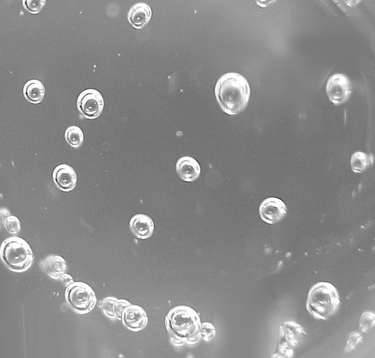
%> input picture Images/images/bubbles.tif, 375 x 358 px, shrunk from 714 x 682 before the run
$ octave ex2.m   (GNU Octave 9; MATLAB toolbox functions it lacks are replaced by stand-ins)
%> lines starting %> are read from the running program, lines starting %| are printed output that depends on the picture
### week5/IPtexturemeasures.m
function stats = IPtexturemeasures(image, L)
    if nargin < 2
        L = 256;
    end
    % The variable that denotes intensity
    zs = 0:L - 1;

    % Construct the histogram of the image
    hist = zeros(1, L);
    [M, N] = size(image);
    for i=1:M
        for j=1:N
            hist(image(i, j) + 1) = hist(image(i, j) + 1) + 1;
        end
    end

    % Normalize the histogram
    hist = hist / sum(hist(:));

    % Calculate the mean (see Eq. 11.3-5)
    mean = dot(zs, hist);

    % Calculate the 2nd-4th moments
    variance = mu(zs, hist, mean, 2);
    skewness = mu(zs, hist, mean, 3);
    flatness = mu(zs, hist, mean, 4);

    stddev = sqrt(variance);

    % Normalize the 2nd and 3rd moments
    variance = variance / (L - 1)^2;
    skewness = skewness / (L - 1)^2;

    % Measure for relative smoothness (see Eq. 11.3-6)
    R = 1 - (1 / (1 + variance));

    % Various other measures
    uniformity = dot(hist, hist);
    entropy = -dot(hist(hist > 0), log2(hist(hist > 0)));

    % Build the stats object
    stats = {};
    stats.mean = mean;
    stats.stddev = stddev;
    stats.variance = variance;
    stats.skewness = skewness;
    stats.flatness = flatness;
    stats.R = R;
    stats.uniformity = uniformity;
    stats.entropy = entropy;
end

### week5/mu.m
function mu_n = mu(zs, hist, m, n)
    mu_n = dot((zs - m).^n, hist);
end

### week5/ex2.m
bubbles = imread('../Images/images/bubbles.tif');
%> bubbles is the input picture: size 358x375 uint8; min 12, max 255, mean 138.6
cktboard = imread('../Images/images/cktboard.tif');
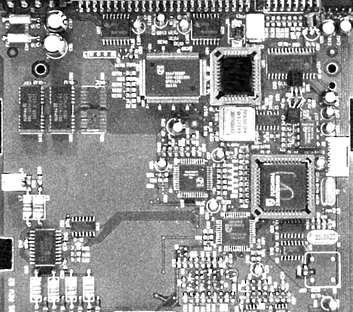
%> input picture Images/images/cktboard.tif, 353 x 312 px, shrunk from 671 x 594 before the run
%> cktboard is the input picture: size 312x353 uint8; min 0, max 255, mean 145.8
cereal = imread('../Images/images/cereal.tif');
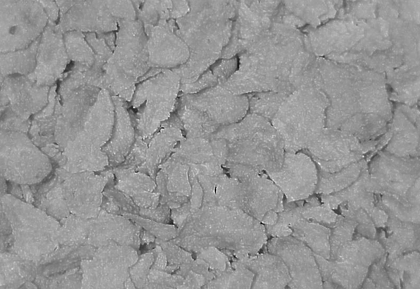
%> input picture Images/images/cereal.tif, 420 x 289 px, shrunk from 799 x 549 before the run
%> cereal is the input picture: size 289x420 uint8; min 2, max 249, mean 148.9

% Extract lower right segment
bubbles = bubbles(end - 100:end, end-100:end);
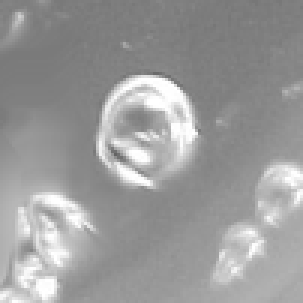
%> bubbles: size 101x101 uint8 (shown 3 times larger); min 99, max 255, mean 155
cktboard = cktboard(end - 100:end, end-100:end);
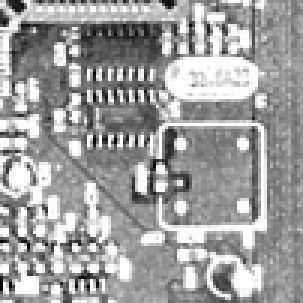
%> cktboard: size 101x101 uint8 (shown 3 times larger); min 0, max 255, mean 158.9
cereal = cereal(end - 100:end, end-100:end);
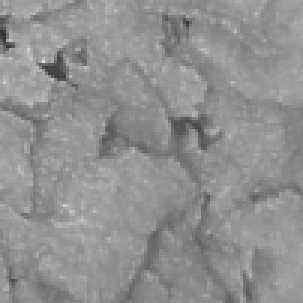
%> cereal: size 101x101 uint8 (shown 3 times larger); min 51, max 228, mean 144.3

bubbles_stats = IPtexturemeasures(bubbles)
%> after the loop in IPtexturemeasures, `for i=1:M`: hist = 256 values, max 419 at index 128, min 0 at index 1, mean 39.85
%> in IPtexturemeasures, `hist = hist / sum(hist(:));`: hist = 256 values, max 0.0411 at index 128, min 0 at index 1, mean 0.00391
%> in IPtexturemeasures, `mean = dot(zs, hist);`: mean = 155
%> in mu, `mu_n = dot((zs - m).^n, hist);`: mu_n = 1065.5
%> in IPtexturemeasures, `skewness = mu(zs, hist, mean, 3);`: skewness = 47509.6
%> in IPtexturemeasures, `flatness = mu(zs, hist, mean, 4);`: flatness = 4736534.5
%> in IPtexturemeasures, `stddev = sqrt(variance);`: stddev = 32.64
%> in IPtexturemeasures, `variance = variance / (L - 1)^2;`: variance = 0.0164
%> in IPtexturemeasures, `skewness = skewness / (L - 1)^2;`: skewness = 0.731
%> in IPtexturemeasures, `R = 1 - (1 / (1 + variance));`: R = 0.0161
%> in IPtexturemeasures, `uniformity = dot(hist, hist);`: uniformity = 0.0165
%> in IPtexturemeasures, `entropy = -dot(hist(hist > 0), log2(hist(hist > 0)));`: entropy = 6.39
%> in IPtexturemeasures, `stats.mean = mean;`: stats.mean = 155
%> in IPtexturemeasures, `stats.stddev = stddev;`: stats.stddev = 32.64
%> in IPtexturemeasures, `stats.variance = variance;`: stats.variance = 0.0164
%> in IPtexturemeasures, `stats.skewness = skewness;`: stats.skewness = 0.731
%> in IPtexturemeasures, `stats.flatness = flatness;`: stats.flatness = 4736534.5
%> in IPtexturemeasures, `stats.R = R;`: stats.R = 0.0161
%> in IPtexturemeasures, `stats.uniformity = uniformity;`: stats.uniformity = 0.0165
%> in IPtexturemeasures, `stats.entropy = entropy;`: stats.entropy = 6.39
%> bubbles_stats = {mean 155, stddev 32.64, variance 0.0164, skewness 0.731, flatness 4736534.5, R 0.0161}
cktboard_stats = IPtexturemeasures(cktboard)
%> cktboard_stats = {mean 158.8, stddev 57.12, variance 0.0502, skewness 0.458, flatness 25468261.5, R 0.0478}
cereal_stats = IPtexturemeasures(cereal)
%> cereal_stats = {mean 144.3, stddev 15.9, variance 0.00389, skewness -0.0667, flatness 382326.1, R 0.00387}

figure;
subplot(1, 3, 1);
imshow(bubbles);
title('Bubbles');
subplot(1, 3, 2);
imshow(cktboard);
title('Circuitboard');
subplot(1, 3, 3);
imshow(cereal);
title('Cereal');
